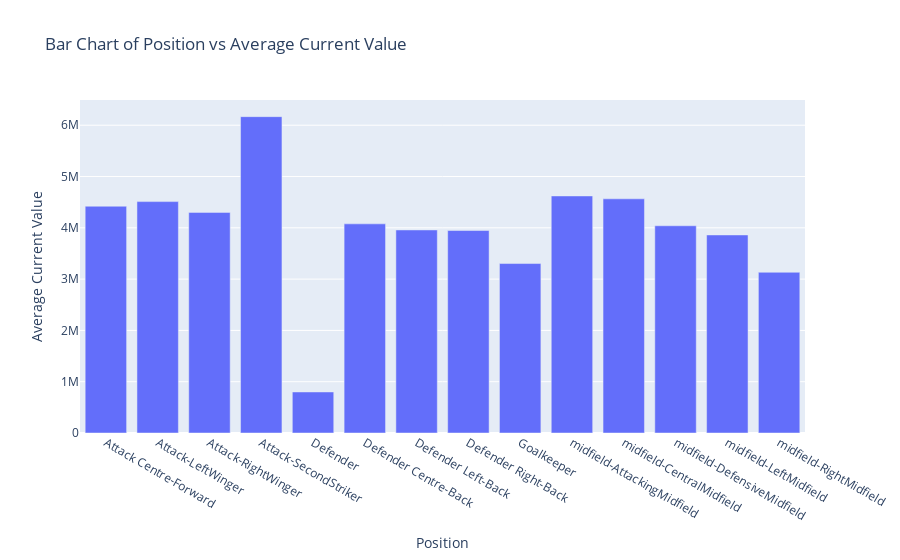

This figure's notebook cell:
### Markdown cell above
### As we can observe, the high values for Attack - Second Striker and Midfield - Attacking Midfield positions are due to their roles on the field and their higher goal-scoring rates. Positions like Attack - Second Striker and Midfield - Attacking Midfield have higher average values because of their significant contribution to scoring and creating opportunities.

### Code cell
import plotly.express as px

#mean of current value
position_avg_value = player.groupby('position')['current_value'].mean().reset_index()
#create bar char
fig = px.bar(position_avg_value, x='position', y='current_value',
             title='Bar Chart of Position vs Average Current Value',
             labels={'position': 'Position', 'current_value': 'Average Current Value'})
fig.update_layout(xaxis_title='Position', yaxis_title='Average Current Value')
fig.show()

### Figure 1 — Plotly figure (JSON) as saved in the notebook; plotly's stock layout.template omitted (floating-point values rounded to 4 significant figures)
{"data": [{"alignmentgroup": "True", "hovertemplate": "Position=%{x}<br>Average Current Value=%{y}<extra></extra>", "legendgroup": "", "marker": {"color": "#636efa", "pattern": {"shape": ""}}, "name": "", "offsetgroup": "", "orientation": "v", "showlegend": false, "textposition": "auto", "type": "bar", "x": ["Attack Centre-Forward", "Attack-LeftWinger", "Attack-RightWinger", "Attack-SecondStriker", "Defender", "Defender Centre-Back", "Defender Left-Back", "Defender Right-Back", "Goalkeeper", "midfield-AttackingMidfield", "midfield-CentralMidfield", "midfield-DefensiveMidfield", "midfield-LeftMidfield", "midfield-RightMidfield"], "xaxis": "x", "y": [4421000.0, 4511000.0, 4301000.0, 6167000.0, 800000, 4077500, 3959000.0, 3947000.0, 3304000.0, 4622000.0, 4565000.0, 4040000.0, 3861000.0, 3133000.0], "yaxis": "y"}], "layout": {"barmode": "relative", "legend": {"tracegroupgap": 0}, "title": {"text": "Bar Chart of Position vs Average Current Value"}, "xaxis": {"anchor": "y", "domain": [0, 1], "title": {"text": "Position"}}, "yaxis": {"anchor": "x", "domain": [0, 1], "title": {"text": "Average Current Value"}}}}
